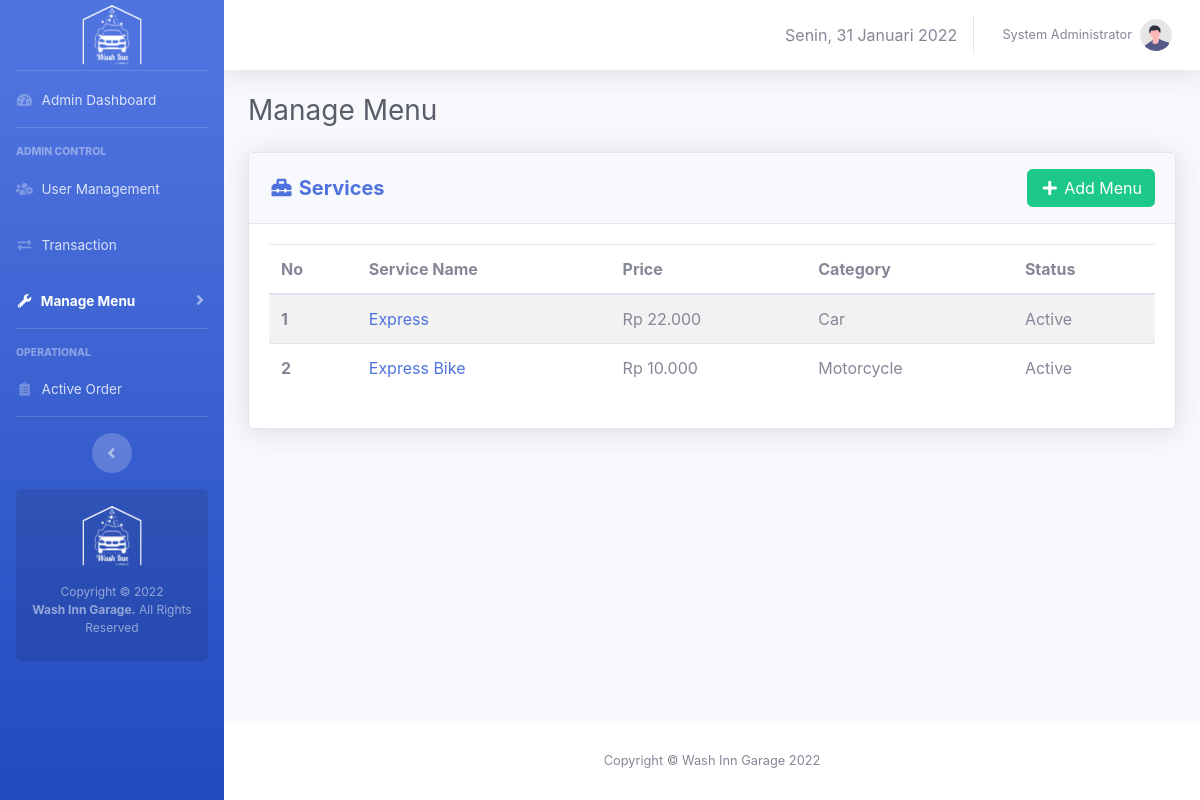
The app's page /admin/service-menu.php (signed in) with its own data.
### tables this page shows
CREATE TABLE `users` (
  `id` int(11) NOT NULL,
  `fullname` varchar(50) NOT NULL,
  `email` varchar(50) NOT NULL,
  `phone` varchar(15) NOT NULL DEFAULT 'n/a',
  `username` varchar(50) NOT NULL,
  `role` enum('admin','operator') NOT NULL,
  `password` varchar(255) NOT NULL
);

CREATE TABLE `menus` (
  `id` int(10) NOT NULL,
  `type` enum('service','merchandise','food','beverage') NOT NULL,
  `category` enum('Car','Motorcycle') DEFAULT NULL,
  `name` varchar(50) NOT NULL,
  `price` int(20) NOT NULL,
  `image` varchar(100) DEFAULT NULL,
  `description` varchar(1000) DEFAULT NULL,
  `stock` int(10) DEFAULT NULL,
  `status` enum('active','inactive','out of stock') NOT NULL
);

### core/init.php (called while the page is built, shortened)
<?php
if (!empty($_SERVER['HTTPS']) && ('on' == $_SERVER['HTTPS'])) {
  $home = 'https://';
} else {
  $home = 'http://';
}
$home   .= $_SERVER['HTTP_HOST'] . '/washinngarage';
$assets  = $home . '/assets';

### admin/admin-only.php (called while the page is built)
<?php
	require_once '../core/init.php';
	if (isset($_SESSION['wig_user'])) {
		$username = $_SESSION['wig_user'];
		if (checkRole($username) != 'admin') {
			header("Location: ".$home."/operator/");
		}
	}else{
		header("Location: ".$home."/login.php");
	}
	$current_user = $_SESSION['wig_user']
?>

### core/user.php (called while the page is built, shortened)
<?php
function checkRole($username)
{
	global $link;
	$username = mysqli_real_escape_string($link, $username);
	$query = "SELECT role FROM users WHERE username = '$username'";
	$result = mysqli_query($link, $query);
	$data 	= mysqli_fetch_assoc($result);
	return $data['role'];
}
function getUserByUsername($username){
	global $link;
	$username = mysqli_real_escape_string($link, $username);
	$query = "SELECT * FROM users WHERE username = '$username'";
	$result = mysqli_query($link, $query);
	$data = mysqli_fetch_assoc($result);
	return $data;
}
 ?>

### admin/service-menu.php (the view, shortened to what this page needs)
<?php
	require_once 'admin-only.php';
    $i = 1;
    $query_getServices = "SELECT * FROM menus WHERE type = 'service'";
    $execute_getServices = mysqli_query($link, $query_getServices);
 ?>
 <!DOCTYPE html>
<html>
<head>
	<link rel="stylesheet" type="text/css" href="<?=$assets?>/css/sb-admin-2.min.css">
	<link href="<?=$assets?>/vendor/fontawesome-free/css/all.min.css" rel="stylesheet" type="text/css">
    <link href="<?=$assets?>/vendor/datatables/dataTables.bootstrap4.min.css" rel="stylesheet">
</head>
<body class="page-top">
    <div id="wrapper">
        <?php require_once 'view-template/sidebar.php'; ?>
        <div id="content-wrapper" class="d-flex flex-column">
            <div id="content">
                <?php require_once 'view-template/topbar.php'; ?>
                <div class="container-fluid">
                    <div class="d-sm-flex align-items-center justify-content-between mb-4">
                        <h1 class="h3 mb-0 text-gray-800">Manage Menu </h1>
                    </div>
                    <div class="row">
                        <div class="col-xl-12 col-lg-12" id="panelUtama">
                            <div class="card shadow mb-4">
                                <div
                                    class="card-header py-3 d-flex flex-row align-items-center justify-content-between">
                                    <h5 class="m-0 font-weight-bold text-primary"><i class="fas fa-toolbox fa-fw"></i> Services</h5>
                                    <a data-toggle="modal" data-target="#addMenuModal" class="btn btn-success"><i class="fas fa-plus fa-fw"></i> Add Menu</a>
                                </div>
                                <div class="card-body">
                                    <table class="table table-striped" id="services">
                                      <thead>
                                        <tr>
                                          <th scope="col">No</th>
                                          <th scope="col">Service Name</th>
                                          <th scope="col">Price</th>
                                          <th scope="col">Category</th>
                                          <th scope="col">Status</th>
                                        </tr>
                                      </thead>
                                      <tbody>
                                        <?php while ($service = mysqli_fetch_assoc($execute_getServices)) {
                                            $status = ($service['status'] == 'active')?'Active':'Inactive';
                                            $type = ($service['type'] == 'service')?'Service':'other';
                                            $price = 'Rp '.number_format($service['price'],0,',','.')
                                        ?>
                                        <tr onclick="openDetail('<?= $service['image'].'\',\''.$service['name'].'\',\''.$type.'\',\''.$service['category'].'\',\''.$price.'\',\''.$status.'\',\''.$service['description'].'\',\''.$service['id'].'\',\''.$service['price'] ?>')">
                                          <th scope="row"><?= $i ?></th>
                                          <td><a href="#"  class="text-decoration-none"><?= $service['name']?></a></td>
                                          <td><?= $price?></td>
                                          <td><?= $service['category'] ?></td>
                                          <td><?= $status ?></td>
                                        </tr>
                                        <?php $i++;} ?>
                                      </tbody>
                                    </table>
                                </div>
                            </div>
                        </div>
                    </div>
                </div>
            </div>
        <?php require_once "view-template/footer.php" ?>
        </div>
    </div>
</body>
</html>

### admin/view-template/topbar.php (shortened to what this page needs)
<?php
    $userdetail = getUserByUsername($current_user);
?>
<nav class="navbar navbar-expand navbar-light bg-white topbar mb-4 static-top shadow">
    <ul class="navbar-nav ml-auto">
        <li class="nav-item d-none d-lg-inline my-auto">
            <span id="tgl"></span>
        </li>
        <li class="nav-item dropdown no-arrow">
            <a class="nav-link dropdown-toggle" href="#" id="userDropdown" role="button"
                data-toggle="dropdown" aria-haspopup="true" aria-expanded="false">
                <span class="mr-2 d-none d-lg-inline text-gray-600 small"><?= $userdetail['fullname'] ?></span>
                <img class="img-profile rounded-circle"
                    src="<?=$assets?>/img/undraw_profile.svg">
            </a>
        </li>
    </ul>
</nav>

### records on screen
users: fullname "System Administrator"
menus: name "Express", price "Rp 22.000", category "Car", status "Active"
menus: name "Express Bike", price "Rp 10.000", category "Motorcycle", status "Active"
